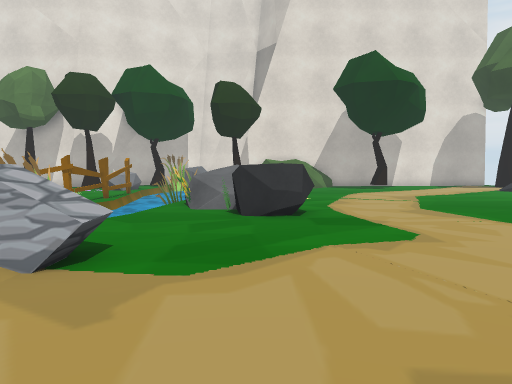
view 1 (above)

22 first-person views from a walk through a scene from a Unity 3-D project. The camera is 1.2 m above the floor, tilts 4° down and sees 70° across. The floor is counted in squares, 1 m on a side. Each view is taken from the middle of a square. On the plan, view 1 faces up. The plan holds only what a view shows up to about 15 squares ahead; the rest is blank. The place goes on beyond the plan. The player is left out. Some animated figures are not drawn. Some surface patterns are stand-ins.

view 2
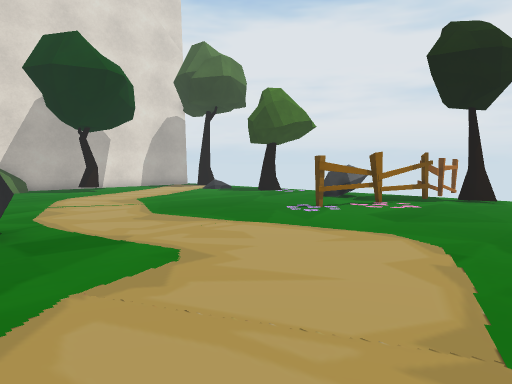

view 3
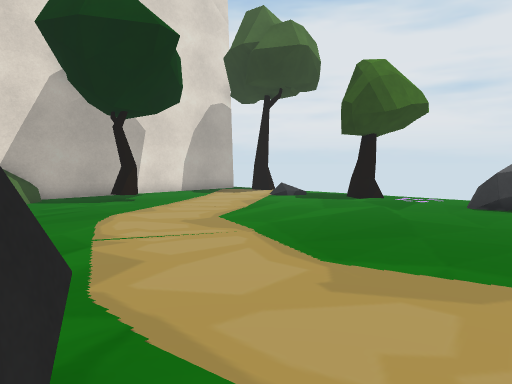

view 4
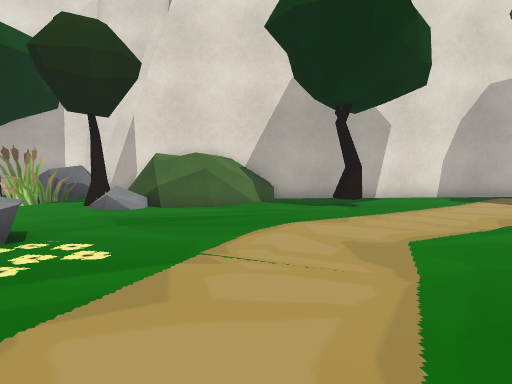

view 5
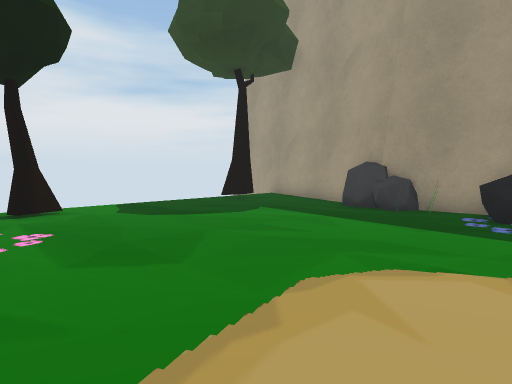

view 6
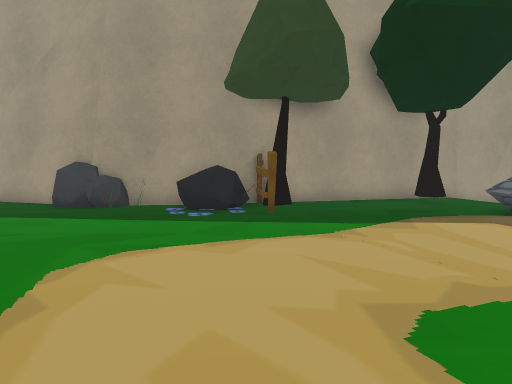

view 7
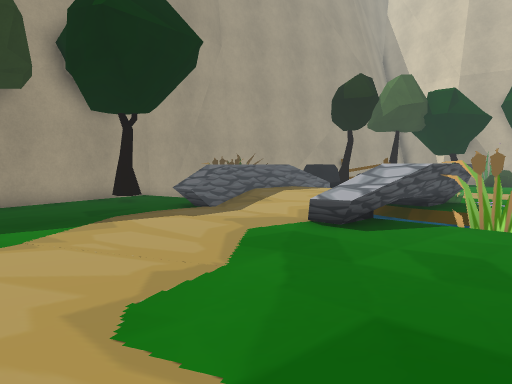

view 8
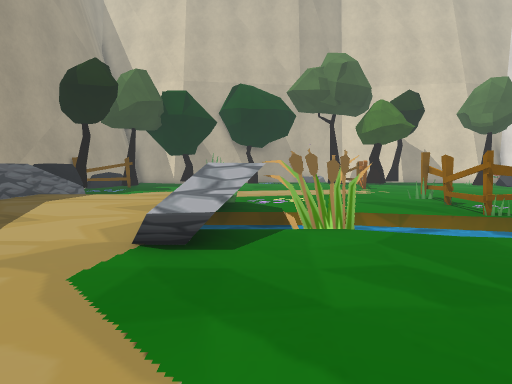

view 9
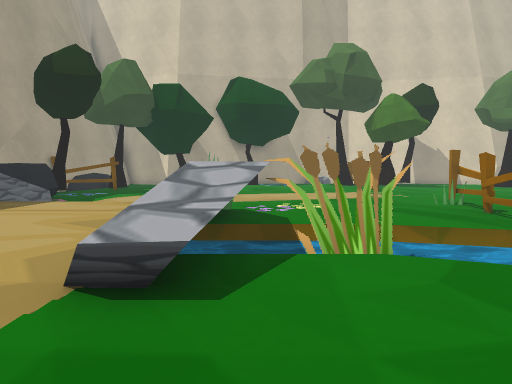

view 10
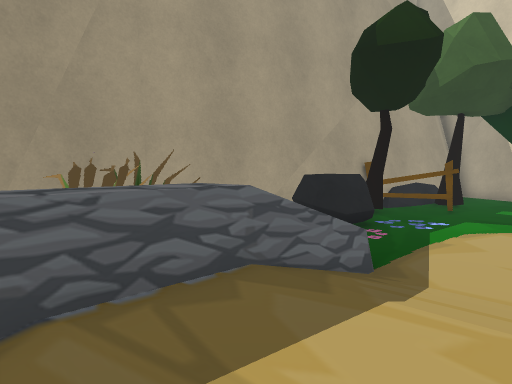

view 11
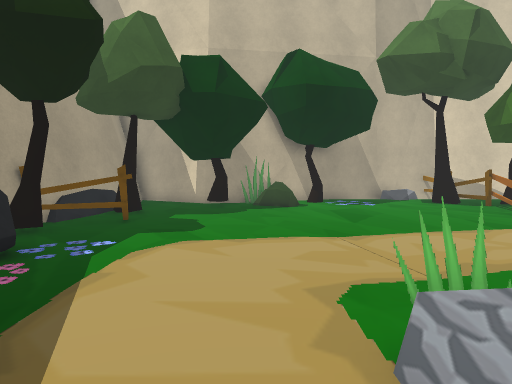

view 12
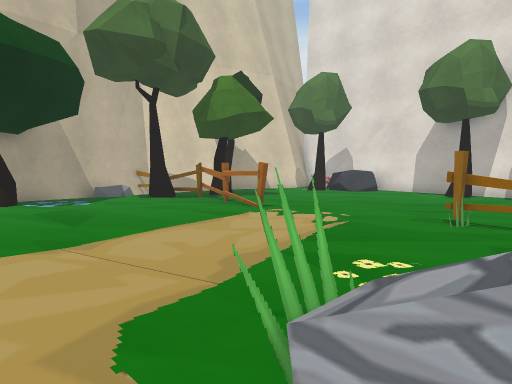

view 13
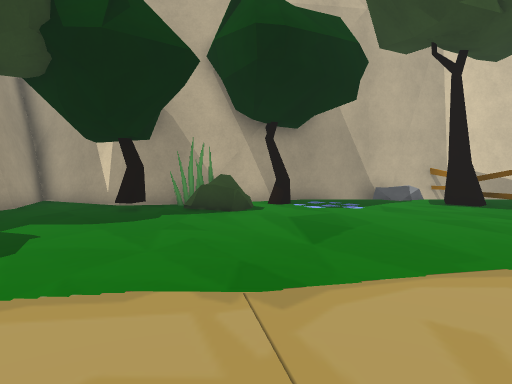

view 14
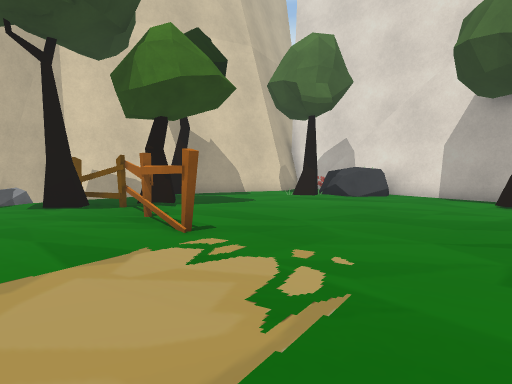

view 15
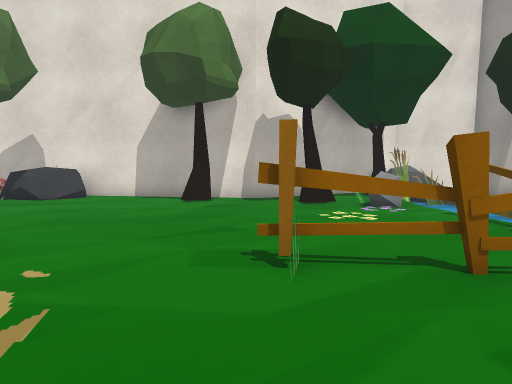

view 16
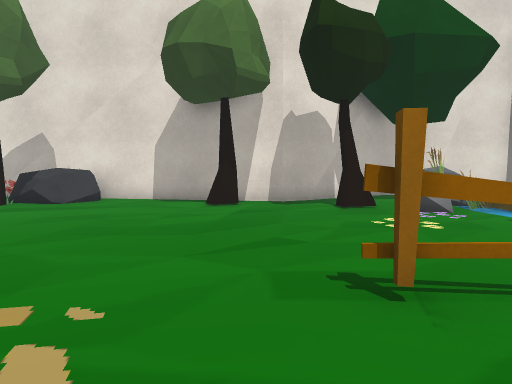

view 17
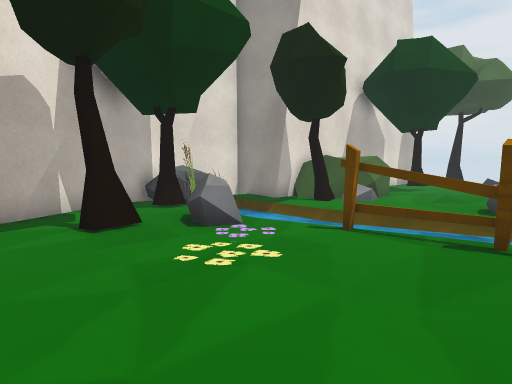

view 18
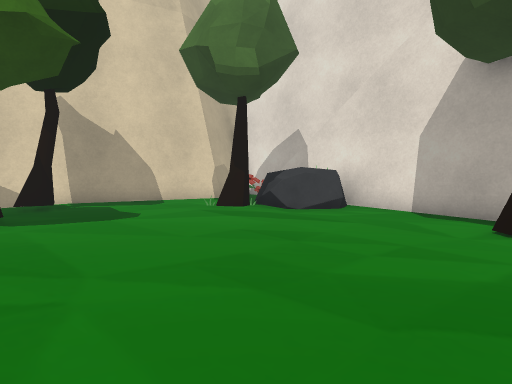

view 19
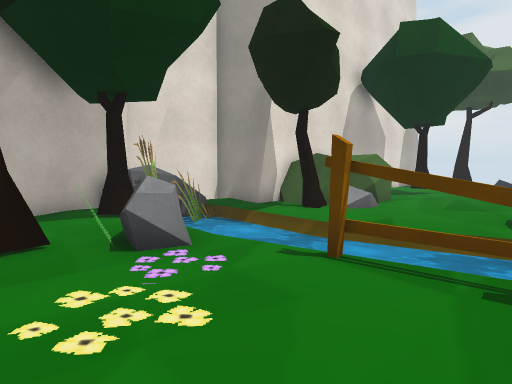

view 20
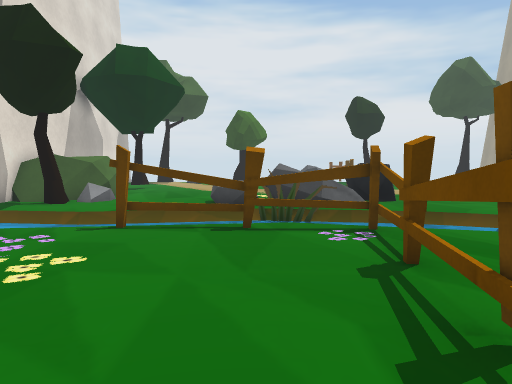

view 21
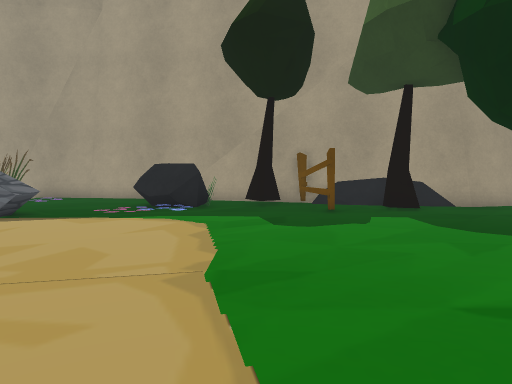

view 22
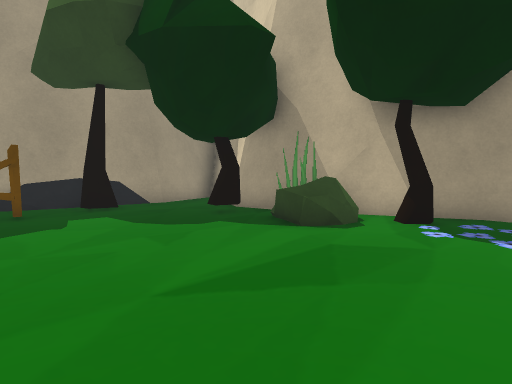

### Floor plan
Key: @ floor where view 1 was taken; # wall or solid block; . main floor; : floor 0.25 m higher than the main floor; + floor 0.5 m higher than the main floor; / step, stairs or slope; = window, fence, low wall or low ledge; ≈ water the walk keeps out of; ^ raised ledge; v drop or lower ground; F fence; L flower; T tree; B bush; O other object.
Columns run from 26 left of view 1 to 16 right of it. Each row starts with its distance up from view 1.
 26                     #####
 25                    ##    ##
 24    #####         ### OO .##            ##
 23    #.   ###### ###..TO≈O.##OOO##########.
 22   ##  OOO....###....TO≈≈..OO OO.........
 21   ##.TTO.....T.......≈≈≈.TOOOO...T..... TT
 20   #..T...........T.O≈≈≈..T OOO...T..... T
 19  ##...............O ≈≈≈...............
 18  ##.................≈≈≈................
 17  #..................  ≈≈................
 16 ##TT................O ≈≈................T
 15 #v..................O≈≈≈.OO.............T
 14 #v..TT..............O≈≈O.OL...............
 13 # ..OTO.............O≈≈OOOL...............
 12 #OOTT..OOOO...OFOOLLO≈≈OOO  ..............
 11 # .T................≈≈≈≈OO  ...........OO
 10 # ..................≈≈≈..OO ........... O
  9 ##..................≈≈≈...OO...........
  8  #.................. OO...........FOLL....
  7  #..................≈OO...............  OOO
  6  ##T..............O^^^O^................TT
  5   #TB............O^   ^^^...............T.
  4   #BBB.........../ :++:=..................
  3   ##B............./:++/...................
  2    #TT............/:++/...................
  1    #TT............/:++/...................
  0   ##.............^^===^^^.@...L...........
 -1   #....T.O.......^^^^^^^......OLL.......TT
 -2   #.##TT.O.T.OL../OO   .......TOL.OOO...TT
 -3   ###OO##OTT.OOO.//OO ≈.T....T ########..
 -4         #####  ....OO ≈...####       ###
 -5            #########O≈#####
 -6                   #####

Where each view was taken, in squares from view 1:
view 1: 0 up, 0 right, facing up
view 2: 2 up, 0 right, facing up-right
view 3: 8 up, 1 right, facing up-right
view 4: 9 up, 4 right, facing up
view 5: 8 up, 4 right, facing down-right
view 6: 9 up, 4 right, facing down
view 7: 9 up, 4 right, facing down-left
view 8: 6 up, 3 right, facing left
view 9: 6 up, 1 right, facing left
view 10: 3 up, 4 left, facing down-left
view 11: 3 up, 6 left, facing left
view 12: 3 up, 8 left, facing up-left
view 13: 5 up, 11 left, facing left
view 14: 8 up, 11 left, facing up-left
view 15: 8 up, 11 left, facing up
view 16: 9 up, 12 left, facing up
view 17: 13 up, 12 left, facing up-right
view 18: 13 up, 12 left, facing up-left
view 19: 14 up, 10 left, facing up-right
view 20: 14 up, 13 left, facing right
view 21: 9 up, 15 left, facing down
view 22: 9 up, 15 left, facing down-left
